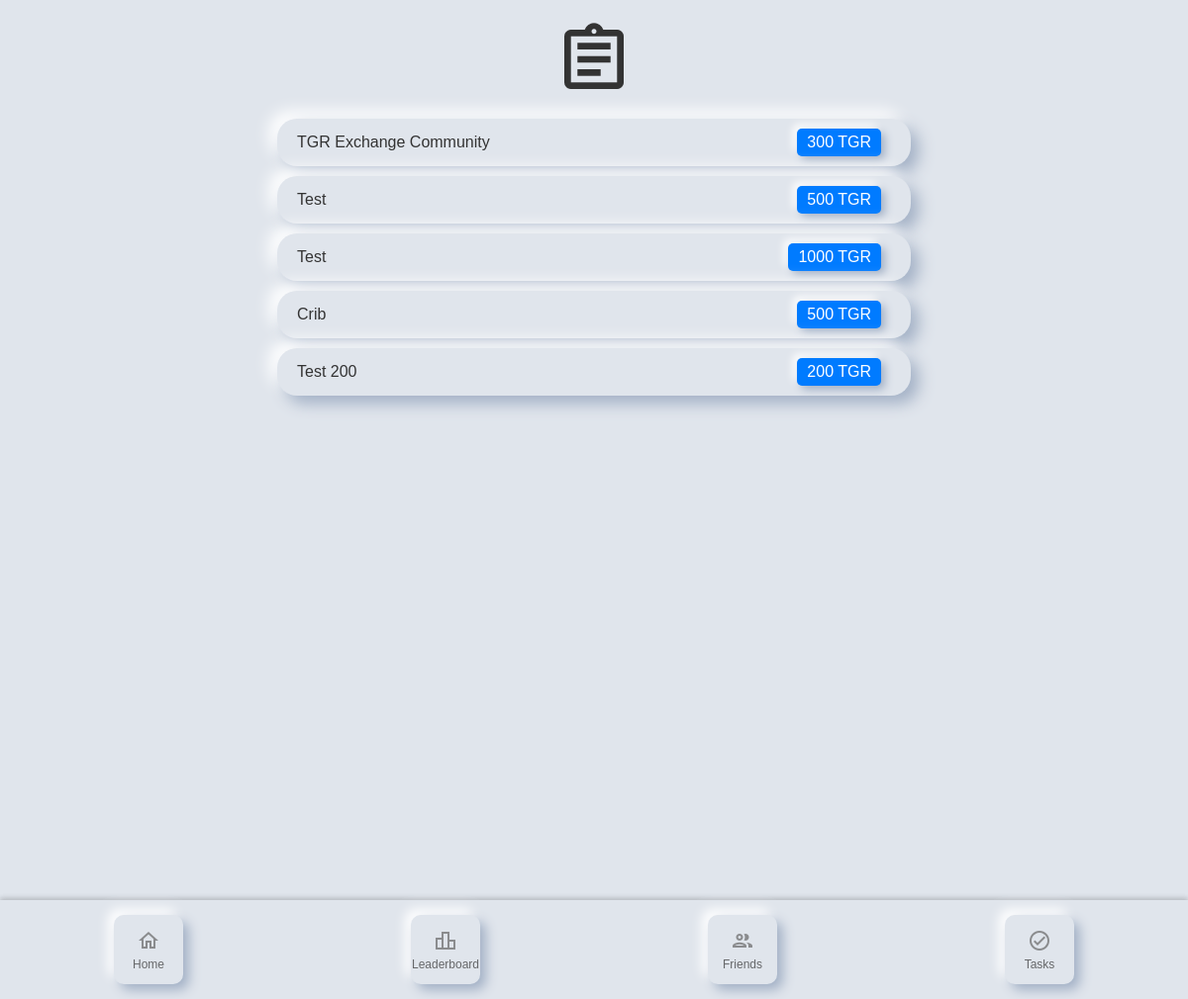
Page /tasks?tg_id=7340849168 on the committed database.
### tables this page shows
CREATE TABLE tasks (
            id INTEGER PRIMARY KEY AUTOINCREMENT,
            text TEXT NOT NULL,
            reward INTEGER NOT NULL,
            link TEXT NOT NULL,
            status TEXT DEFAULT 'active'
        );

### mini_app/app.py (the view)
@app.route('/tasks')
def tasks():
    tg_id = request.args.get('tg_id')
    user = get_user_by_tg_id(tg_id)
    lang = user[7] if user else 'en'
    translation = get_translation(lang)
    active_tasks = get_active_tasks()
    if not user:
        return redirect(url_for('start', tg_id=tg_id))
    completed_tasks = user[6].split(',') if user[6] else []
    available_tasks = [task for task in active_tasks if str(task[0]) not in completed_tasks]
    available_tasks_ids = ','.join(str(task[0]) for task in available_tasks)
    update_available_tasks(tg_id, available_tasks_ids)
    all_tasks = available_tasks + [task for task in active_tasks if str(task[0]) in completed_tasks]
    conn = sqlite3.connect('users.db')
    cursor = conn.cursor()
    task_statuses = {}
    for task in all_tasks:
        if str(task[0]) in completed_tasks:
            task_statuses[task[0]] = 'completed'
        else:
            cursor.execute('SELECT screen FROM task_check WHERE tg_id = ? AND task_id = ?', (tg_id, task[0]))
            record = cursor.fetchone()
            if record:
                task_statuses[task[0]] = 'screenshot' if record[0] else 'upload'
            else:
                task_statuses[task[0]] = 'link'
    conn.close()
    return render_template('tasks.html', available_tasks=all_tasks, task_statuses=task_statuses, tg_id=tg_id, translation=translation)

### mini_app/app.py (called while the page is built)
def get_translation(lang):
    if lang not in ['en', 'ru', 'es']:
        lang = 'en'
    lexicon_module = importlib.import_module(f'translations.LEXICON_{lang.upper()}')
    return lexicon_module.LEXICON

### mini_app/database.py (called while the page is built)
def get_user_by_tg_id(tg_id):
    conn = sqlite3.connect('users.db')
    cursor = conn.cursor()
    cursor.execute('SELECT * FROM users WHERE tg_id = ?', (tg_id,))
    user = cursor.fetchone()
    conn.close()
    return user

def get_active_tasks():
    conn = sqlite3.connect('users.db')
    cursor = conn.cursor()
    cursor.execute('SELECT * FROM tasks WHERE status = "active"')
    tasks = cursor.fetchall()
    conn.close()
    return tasks

def update_available_tasks(tg_id, available_tasks):
    conn = sqlite3.connect('users.db')
    cursor = conn.cursor()
    cursor.execute('UPDATE users SET available_tasks = ? WHERE tg_id = ?', (available_tasks, tg_id))
    conn.commit()
    conn.close()

### mini_app/templates/tasks.html (shortened to what this page needs)
<!DOCTYPE html>
<html lang="en">
<head>
    <link rel="stylesheet" href="{{ url_for('static', filename='css/tasks.css') }}">
</head>
<body>
    <div class="container">
        <div class="header">
            <span class="material-icons-outlined" style="font-size: 5em;">assignment</span>
        </div>
        <div class="tasks-list">
            {% for task in available_tasks %}
                <div class="task-item {% if task_statuses[task[0]] == 'completed' %}completed{% endif %}">
                    <span class="task-text">{{ task[1] }}</span>
                    <div class="task-actions">
                        {% if task_statuses[task[0]] == 'link' %}
                            <a href="{{ task[3] }}" class="task-link" onclick="recordTaskCheck(event, '{{ tg_id }}', '{{ task[0] }}', '{{ task[2] }}', '{{ task[3] }}')">{{ task[2] }} {{ translation['currency'] }}</a>
                        {% elif task_statuses[task[0]] == 'screenshot' %}
                            <button class="loading-button" id="loading-{{ task[0] }}">
                                <span class="dot">.</span>
                                <span class="dot">.</span>
                                <span class="dot">.</span>
                            </button>
                        {% elif task_statuses[task[0]] == 'completed' %}
                            <button class="task-completed-button" disabled>{{ task[2] }} {{ translation['currency'] }}</button>
                        {% endif %}
                    </div>
                </div>
            {% endfor %}
        </div>
    </div>
    <div class="bottom-nav">
        <div class="nav-item" data-target="/main">
            <span>{{ translation['home'] }}</span>
        </div>
        <div class="nav-item" data-target="/leaderboard">
            <span>{{ translation['leaderboard'] }}</span>
        </div>
        <div class="nav-item" data-target="/friends">
            <span>{{ translation['friends'] }}</span>
        </div>
        <div class="nav-item" data-target="/tasks">
            <span>{{ translation['tasks'] }}</span>
        </div>
    </div>
    <div class="bottom-nav">
        <div class="nav-item" data-target="/main">
            <span class="material-icons-outlined">home</span>
            <span>{{ translation['home'] }}</span>
        </div>
        <div class="nav-item" data-target="/leaderboard">
            <span class="material-icons-outlined">leaderboard</span>
            <span>{{ translation['leaderboard'] }}</span>
        </div>
        <div class="nav-item" data-target="/friends">
            <span class="material-icons-outlined">group</span>
            <span>{{ translation['friends'] }}</span>
        </div>
        <div class="nav-item" data-target="/tasks">
            <span class="material-icons-outlined">check_circle_outline</span>
            <span>{{ translation['tasks'] }}</span>
        </div>
    </div>
</body>
</html>

### mini_app/static/css/tasks.css (style rules this page uses)
body { font-family: Arial, Helvetica, sans-serif; background-color: #e0e5ec; display: flex; flex-direction: column; justify-content: space-between; height: 100vh; margin: 0; padding: 0; color: #333; }
.container { text-align: center; padding: 20px; flex: 1; overflow-y: auto; padding-bottom: 50%; }
.header { display: flex; justify-content: center; align-items: center; margin-bottom: 20px; }
.tasks-list { display: flex; flex-direction: column; align-items: center; }
.task-item { display: flex; justify-content: space-between; align-items: center; background: #e0e5ec; border-radius: 20px; padding: 10px 20px; box-shadow: 8px 8px 16px #a3b1c6, -8px -8px 16px #ffffff; margin-bottom: 10px; width: 90%; max-width: 600px; }
.task-text { flex: 1; text-align: left; }
.task-actions { display: flex; align-items: center; }
.task-link, .upload-label, .task-completed-button { background-color: #007bff; color: white; padding: 5px 10px; border-radius: 5px; text-decoration: none; box-shadow: 4px 4px 8px #a3b1c6, -4px -4px 8px #ffffff; transition: background-color 0.3s ease; margin-right: 10px; }
.bottom-nav { display: flex; justify-content: space-around; align-items: center; background-color: #e0e5ec; padding: 10px 0; position: fixed; width: 100%; bottom: 0; left: 0; box-shadow: 0px -2px 5px rgba(0, 0, 0, 0.1); }
.nav-item { display: flex; flex-direction: column; align-items: center; justify-content: center; text-align: center; color: #333; font-size: 12px; transition: transform 0.2s; background: #e0e5ec; border-radius: 10px; box-shadow: 6px 6px 12px #a3b1c6, -6px -6px 12px #ffffff; padding: 10px; width: 50px; height: 50px; margin: 5px; }
.nav-item .material-icons-outlined { font-size: 24px; margin-bottom: 5px; color: #666; }
.nav-item span { opacity: 0.7; }

### rows in the picture
tasks: text "TGR Exchange Community", reward "300"
tasks: text "Test", reward "500"
tasks: text "Test", reward "1000"
tasks: text "Crib", reward "500"
tasks: text "Test 200", reward "200"

### other values in the picture
{{ translation['home'] }} "Home"
{{ translation['leaderboard'] }} "Leaderboard"
{{ translation['friends'] }} "Friends"
{{ translation['tasks'] }} "Tasks"
